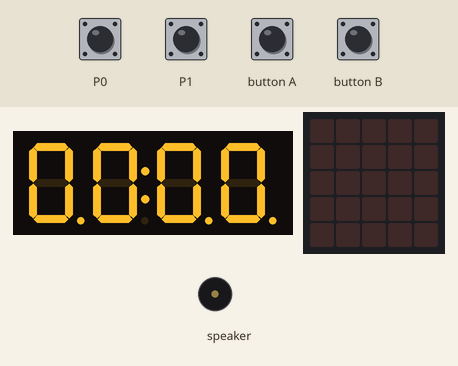
A program run on a simulated Calliope mini (MakeCode). Shown: 4-digit seven-segment display, the board's 5×5 LED display, buzzer (waves = sounding). Inputs (shaded band) come from the test bench.

Above: at 1.2 s.
1.3 s: button A pressed for 0.15 s
At 1.9 s:
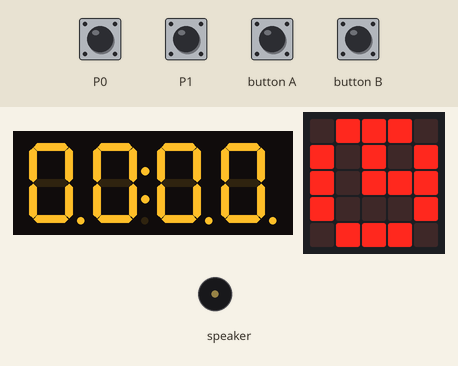
2.9 s: button A pressed for 0.15 s
At 4.2 s:
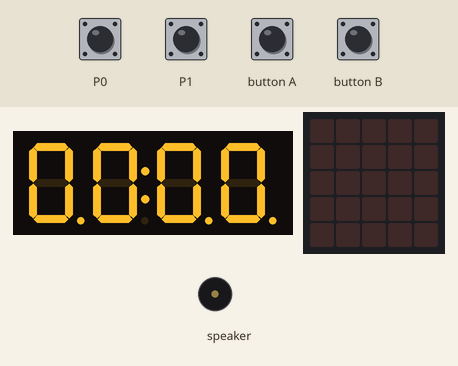
4.5 s: button B pressed for 0.15 s
At 5.6 s:
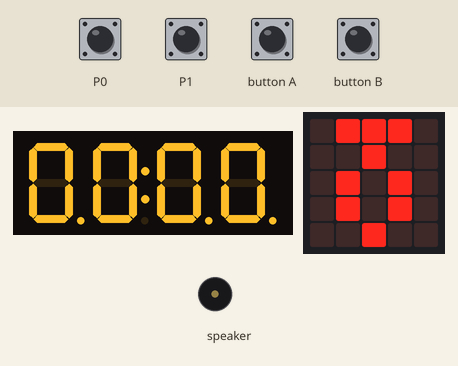
6.1 s: button B pressed for 0.15 s
At 6.44 s:
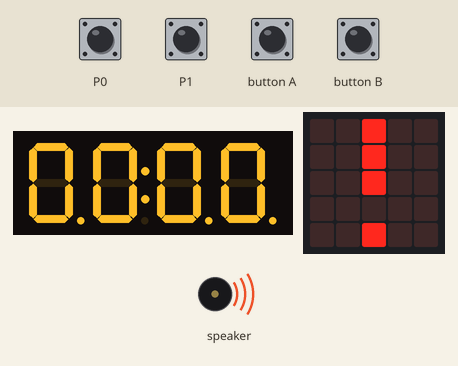
6.8 s: button A pressed for 0.15 s
At 7.17 s:
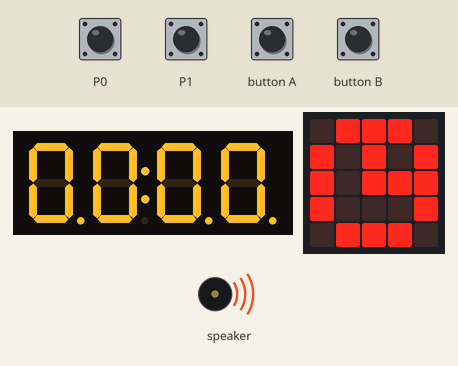
7.5 s: touch pin P0 pressed for 0.15 s
At 10.1 s:
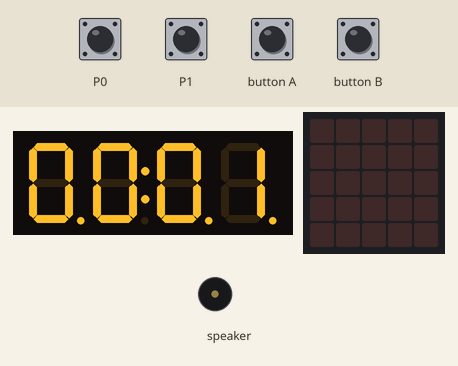
Timing chart, 0 to 11.1 s (numbered marks = the images above; inputs shaded):
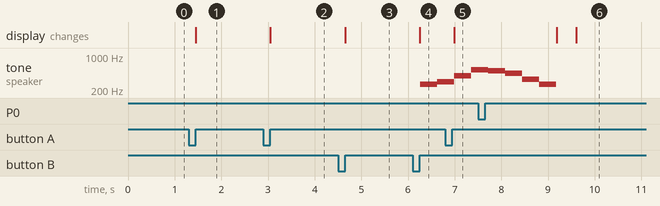

Measured:
- after the input at 1.3 s, the display: changes after 0.15 s (image 1)
- after the input at 2.9 s, the display: changes after 0.15 s (image 2)
- after the input at 4.5 s, the display: changes after 0.15 s (image 3)
- after the input at 6.1 s, tone on speaker: silent → 262 Hz after 0.16 s, → 294 Hz 0.37 s later; the display: changes after 0.15 s (image 4)
- after the input at 6.8 s, the display: changes after 0.19 s (image 5)
- after the input at 7.5 s, the display: first differs from a run without the input after 2.1 s (image 6)

The program:

main.ts
```typescript
function zeige_uhrzeit () {
    anzeige = stunden * 100 + minuten
    zeige_wert(anzeige)
}
input.onPinTouchEvent(TouchPin.P1, input.buttonEventDown(), function () {
    if (uhr_wird_gestellt) {
        startzeit_uhr += 3600
    }
    if (timer_wird_gestellt) {
        laufzeit_timer += 60
        if (laufzeit_timer > 1800) {
            laufzeit_timer = 0
        }
    }
})
function zeige_restzeit () {
    anzeige = restzeit_timer % 60
    anzeige += Math.floor(restzeit_timer / 60) * 100
    zeige_wert(anzeige)
}
// Nur die geänderten Ziffern werden aktualisiert.
function zeige_wert (wert: number) {
    ziffer = wert % 10
    if (ziffer != ziffern_alt[3]) {
        _4Digit.bit(ziffer, 3)
        ziffern_alt[3] = ziffer
    }
    ziffer = Math.floor(wert / 10) % 10
    if (ziffer != ziffern_alt[2]) {
        _4Digit.bit(ziffer, 2)
        ziffern_alt[2] = ziffer
    }
    ziffer = Math.floor(wert / 100) % 10
    if (ziffer != ziffern_alt[1]) {
        _4Digit.bit(ziffer, 1)
        ziffern_alt[1] = ziffer
    }
    ziffer = Math.floor(wert / 1000) % 10
    if (ziffer != ziffern_alt[0]) {
        _4Digit.bit(ziffer, 0)
        ziffern_alt[0] = ziffer
    }
}
input.onButtonEvent(Button.A, input.buttonEventClick(), function () {
    if (!(timer_wird_gestellt)) {
        if (uhr_wird_gestellt) {
            uhr_wird_gestellt = false
            basic.showLeds(`
                . . . . .
                . . . . .
                . . . . .
                . . . . .
                . . . . .
                `)
        } else {
            uhr_wird_gestellt = true
            basic.showLeds(`
                . # # # .
                # . # . #
                # . # # #
                # . . . #
                . # # # .
                `)
        }
    }
})
function zeige_timer () {
    anzeige = laufzeit_timer % 60
    anzeige += Math.floor(laufzeit_timer / 60) * 100
    zeige_wert(anzeige)
}
input.onButtonEvent(Button.B, input.buttonEventClick(), function () {
    if (!(uhr_wird_gestellt)) {
        if (timer_wird_gestellt) {
            timer_wird_gestellt = false
            timer_laeuft = true
            startzeit_timer = input.runningTime()
            basic.showLeds(`
                . . # . .
                . . # . .
                . . # . .
                . . . . .
                . . # . .
                `)
        } else {
            timer_wird_gestellt = true
            timer_laeuft = false
            basic.showLeds(`
                . # # # .
                . . # . .
                . # . # .
                . # . # .
                . . # . .
                `)
        }
    }
})
function aktualisiere_restzeit () {
    restzeit_timer = Math.floor((input.runningTime() - startzeit_timer) / 1000)
    restzeit_timer = laufzeit_timer - restzeit_timer
    if (restzeit_timer <= 0) {
        timer_laeuft = false
        zeige_wert(0)
        music.playMelody("C D G C5 B A E C ", 166)
        basic.showLeds(`
            . . . . .
            . . . . .
            . . . . .
            . . . . .
            . . . . .
            `)
    }
}
input.onPinTouchEvent(TouchPin.P0, input.buttonEventDown(), function () {
    if (uhr_wird_gestellt) {
        startzeit_uhr += 60
    }
    if (timer_wird_gestellt) {
        laufzeit_timer += 1
    }
})
function aktualisiere_uhrzeit () {
    millisekunden = input.runningTime()
    sekunden = Math.floor(millisekunden / 1000) + startzeit_uhr
    minuten = Math.floor(sekunden / 60)
    stunden = Math.floor(minuten / 60)
    minuten = minuten % 60
    stunden = stunden % 24
}
let startzeit_timer = 0
let ziffer = 0
let restzeit_timer = 0
let _4Digit: grove.TM1637 = null
let ziffern_alt: number[] = []
let timer_laeuft = false
let timer_wird_gestellt = false
let uhr_wird_gestellt = false
let laufzeit_timer = 0
let startzeit_uhr = 0
let anzeige = 0
let stunden = 0
let minuten = 0
let sekunden = 0
let millisekunden = 0
millisekunden = 0
sekunden = 0
minuten = 0
stunden = 0
anzeige = 0
startzeit_uhr = 0
laufzeit_timer = 0
uhr_wird_gestellt = false
timer_wird_gestellt = false
timer_laeuft = false
ziffern_alt = [
10,
10,
10,
10
]
_4Digit = grove.createDisplay(DigitalPin.C16, DigitalPin.C17)
_4Digit.point(true)
basic.forever(function () {
    if (timer_wird_gestellt) {
        zeige_timer()
    } else if (timer_laeuft) {
        aktualisiere_restzeit()
        zeige_restzeit()
    } else {
        aktualisiere_uhrzeit()
        zeige_uhrzeit()
    }
})
```

test.ts
```typescript
// Hier kann man Tests durchführen; diese Datei wird nicht kompiliert, wenn dieses Paket als Erweiterung verwendet wird.
```
